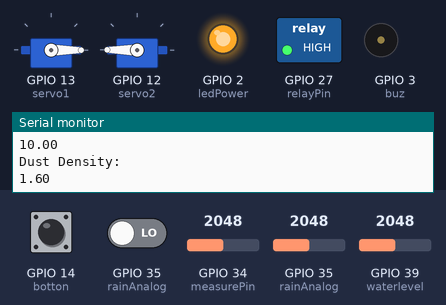
The sketch below on a simulated ESP32. Parts: 2 × servo, switched loads named in the sketch (green lamp = pin HIGH), output pins drawn as LEDs (lit = HIGH), buzzer (waves = sounding, pin HIGH), the last lines printed to the serial monitor. Inputs (shaded band) come from the test bench; at power-on: GPIO 35 (rainAnalog) = 2048, GPIO 34 (measurePin) = 2048, GPIO 14 (botton) HIGH, GPIO 35 (rainAnalog) LOW, GPIO 39 (waterlevel) = 2048. Nothing arrives over Bluetooth unless stated.

Above: at 18.0 s.
18.1 s: GPIO 35 (rainAnalog) set to 4095
At 21.8 s:
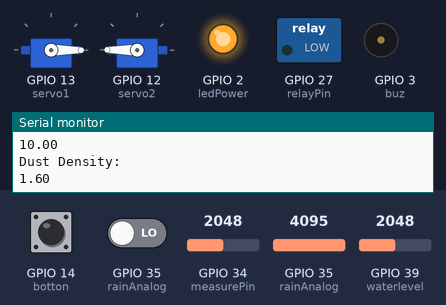
47.3 s: GPIO 34 (measurePin) set to 1358
61.9 s: GPIO 34 (measurePin) set to 1298
At 65.7 s:
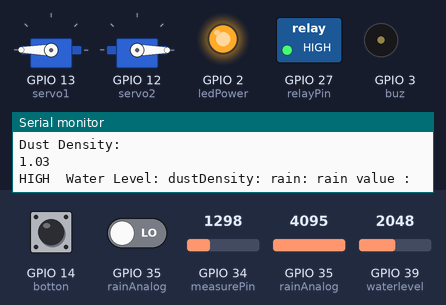
Timing chart, 0 to 67.6 s (numbered marks = the images above; inputs shaded):
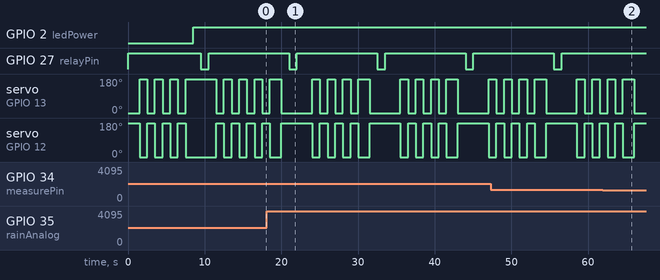

Measured:
- the behaviour switches between 1326 and 1325 on GPIO 34 (measurePin) (found by bisection; images 1 and 2)
- after the input at 61.9 s, GPIO 27 (relayPin): stays HIGH (without the input it goes to LOW after 5.2 s); servo on GPIO 13 (servo1): goes on until 66.1 s, then stays 0°; servo on GPIO 12 (servo2): goes on until 66.1 s, then stays 180°
- by itself, GPIO 27 (relayPin): alternates HIGH for 10.5 s and LOW for 1.0 s
- by itself, servo on GPIO 13 (servo1): repeats every 11.5 s: 0° 4.0 s, 3 × (180° 1.0 s, 0° 1.0 s), 180° 1.5 s
- by itself, servo on GPIO 12 (servo2): repeats every 11.5 s: 180° 4.0 s, 3 × (0° 1.0 s, 180° 1.0 s), 0° 1.5 s

The sketch:

AutamatedCar_Wipers.ino
```cpp
#include <ESP32Servo.h>
#include <SoftwareSerial.h>
#include <BluetoothSerial.h>
#if !defined(CONFIG_BT_ENABLED) || !defined(CONFIG_BLUEDROID_ENABLED)
#error Bluetooth is not enabled! Please run make menuconfig to and enable it
#endif

BluetoothSerial SerialA ;
char command ;

unsigned long timer = 0;
#define refresh 1000

Servo mysevo1;
Servo mysevo2;

int measurePin = 34;
int ledPower = 2;
int botton = 14;
int waterlevel =39 ;
#define relayPin 27 //pump
int buz = 3;


unsigned int samplingTime = 280;
unsigned int deltaTime = 40;
unsigned int sleepTime = 9680;

float voMeasured = 0;
float calcVoltage = 0;
float dustDensity = 0;
int valuewater ;


int servo1 = 13 ;
int servo2 = 12 ;

#define rainAnalog  35


void setup() {

  pinMode(botton,INPUT_PULLUP);

 Serial.begin(115200);

   SerialA.begin("esp32_control");
  Serial.println("Start");

  pinMode(ledPower,OUTPUT);
    pinMode(relayPin, OUTPUT);
    pinMode(buz, OUTPUT);


    mysevo1.attach(servo1);
    mysevo1.write(0);
    mysevo2.attach(servo2);
    mysevo2.write(180);
digitalWrite(relayPin, HIGH);


}

void loop() {

 int rainAnalogVal =  analogRead(rainAnalog);
 int rainDigitalVal =  digitalRead(rainAnalog);

  if (millis() - timer >= refresh) {
    timer = millis();
        Serial.print(F("Water Level: "));
        SerialA.print(valuewater,1);
        SerialA.print(" ");
        Serial.print(F("dustDensity: "));
        SerialA.print(dustDensity,1);
        SerialA.print(" ");
        Serial.print(F("rain: "));
        SerialA.print(rainAnalogVal,1);
        SerialA.print(" ");

  }

  if (SerialA.available()) {
     command = SerialA.read();
    Serial.println("Read!");
    while(SerialA.available()){
      SerialA.read();
     }
       if (command == '1') {
        cleanlow();
      }
   else  if (command == '0') { //Led Off
    stop();
         }
          else if (command == 'X') { //Relay On
          pump();
    }
    }

    Serial.println("rain value :");
        delay(500);
    Serial.println(rainAnalogVal);
    if(rainAnalogVal < 4095){
      cleanlow();
    }
    else if (rainAnalogVal <1000)
    {
      cleanHigh();
    }

    else if (rainAnalogVal == 4095)
    {
      stop();
    }

    digitalWrite(ledPower,LOW);
  delayMicroseconds(samplingTime);

  voMeasured = analogRead(measurePin);

  delayMicroseconds(deltaTime);
  digitalWrite(ledPower,HIGH);
  delayMicroseconds(sleepTime);

  calcVoltage = voMeasured*(5.0/1024);
  dustDensity = 0.17*calcVoltage-0.1;

  if ( dustDensity < 0)
  {
    dustDensity = 0.00;
  }

  Serial.println("Raw Signal Value (0-1023):");
  Serial.println(voMeasured);

  Serial.println("Voltage:");
  Serial.println(calcVoltage);

  Serial.println("Dust Density:");
  Serial.println(dustDensity);

  delay(1000);
  if ( dustDensity > 1)
  {
    dustDensity = 1.00;
        pump ();
    cleanlow();


  }
  else{stop();}

int state = digitalRead(botton);
if (state == 0){
   pump () ;
  cleanlow();
}
 valuewater = analogRead(waterlevel);
 if (valuewater == 0) {
    Serial.print("Empty ");
    //  digitalWrite(relayPin , HIGH);
    //  digitalWrite(buz , HIGH);
  } else if (valuewater > 1 && valuewater < 350) {
    Serial.print("LOW   ");
    digitalWrite(relayPin , HIGH);

  } else if (valuewater > 350 && valuewater < 510) {
   Serial.print("Medium");
  } else if (valuewater > 510){
    Serial.print("HIGH  ");
  }
	}

void cleanHigh() {
  for(int e=0 ; e < 4 ; e++){

mysevo1.write(0);
mysevo2.write(180);
delay(500);
mysevo1.write(180);
mysevo2.write(0);
delay(500);
  }
}
void cleanlow() {
for(int i=0 ; i<4 ; i++){

mysevo1.write(0);
mysevo2.write(180);
delay(1000);
mysevo1.write(180);
mysevo2.write(0);
delay(1000);
	}
}

void stop ()
{
    mysevo1.write(0);
    mysevo2.write(180);

}

void pump ()
{
  digitalWrite(relayPin , LOW);
  delay(1000);
  digitalWrite(relayPin , HIGH);
    delay(1000);


}
```
